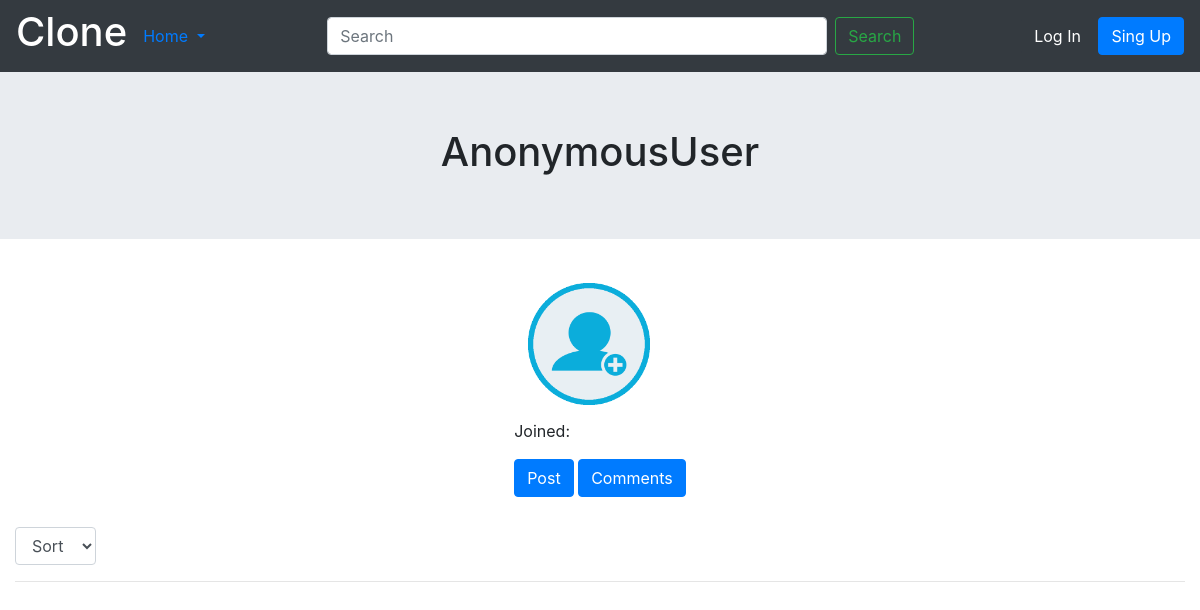
/n1kta/post, run on an earlier commit of the app's database.
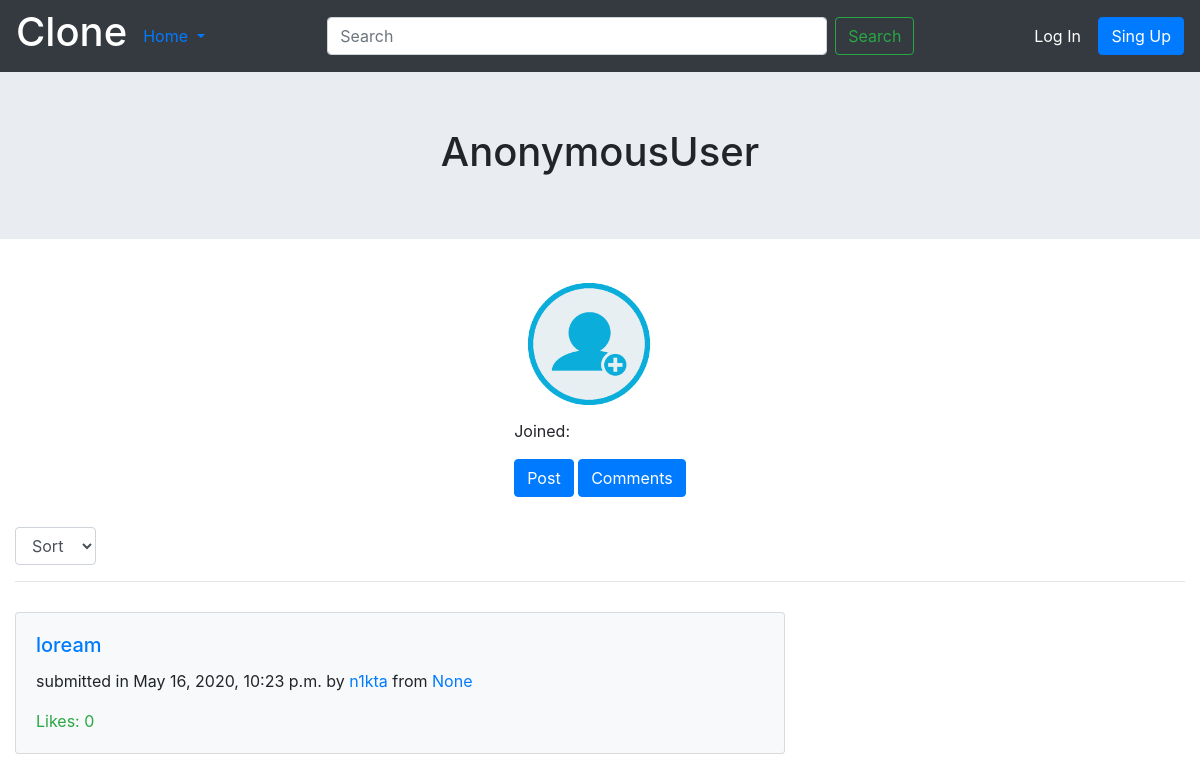
And on a later commit of the database.
### reddit/models.py (models this page shows, shortened)
class ArticlesModel(models.Model):
    title = models.CharField(max_length=255)
    description = models.TextField(blank=False)
    created = models.DateTimeField(auto_now_add=True)
    user = models.ForeignKey(User,on_delete=models.CASCADE)
    group = models.ForeignKey(LinkModel, null=True, blank=True, on_delete=models.CASCADE)
    likes = models.ManyToManyField(User, blank=True, related_name='likes')

### reddit/views.py (the view)
# urls.py: path('<str:profile_name>/post', profile_post, name='profile_post'),
def profile_post(request, profile_name):
    articles = ArticlesModel.objects.filter(user=User.objects.get(username=profile_name))
    return render(request, 'profile_post.html', {'articles': articles})

### templates/profile_post.html (shortened to what this page needs)
{% extends 'profile.html' %}
{% load static %}
{% block content %}
    <section style="background: rgb(233, 236, 240);">
        <div class="container">
            <div class="d-flex justify-content-center">
                <h1 style="padding: 5%;">{{ user }}</h1>
            </div>
        </div>
    </section>
    <section style="margin-top: 2.5%;">
        <div class="container">
            <div class="row">
                <div class="col-md-12">
                    <div class="d-flex justify-content-center">
                        <div class="">
                            <img src="{% static 'img/signup.png' %}" width="150px">
                            <p>Joined: {{ user.date_joined|date:'d-m-Y' }}</p>
                            <a class="btn btn-primary" href="{% url 'profile_post' user %}">Post</a>
                            <a class="btn btn-primary" href="{% url 'profile_comments' user %}">Comments</a>
                        </div>
                    </div>
                </div>
            </div>
        </div>
    </section>
    <section style="margin-top: 2.5%;">
        <div class="container-fluid">
            <div class="row">
                <div class="col-9">
                    <div class="d-flex justify-content-start">
                        <form method="POST">
                            <select class="form-control" id="exampleFormControlSelect1" name="articles_sort" onChange="form.submit();">
                                <option value="sort" hidden selected>Sort</option>
                            </select>
                        </form>
                    </div>
                </div>
            </div>
            <hr>
        </div>
    </section>
    <section style="margin-top: 2.5%;">
        <div class="container-fluid">
            <div class="row">
                <div class="col-8">
                    {% for article in articles %}
                        <div class="card bg-light">
                            <div class="card-body">
                            <h5 class="card-title"><a href="{% url 'article_view' article.id %}">{{ article.title }}</a></h5>
                            <p class="card-text">submitted in {{ article.created }} by <a href="{% url 'profile_view' article.user %}">{{ article.user }}</a> from <a href="{% url 'links' article.group %}">{{ article.group }}</a></p>
                            <p class="card-text text-success">Likes: {{ article.likes.count }}</p>
                            </div>
                        </div>
                        <br>
                    {% endfor %}
                </div>
            </div>
        </div>
    </section>
{% endblock content %}

What changed in the data, as far as the page shows it:
added ArticlesModel: title "loream", created "May 16, 2020, 10:23 p.m.", user "n1kta", group "None", likes.count "0"
